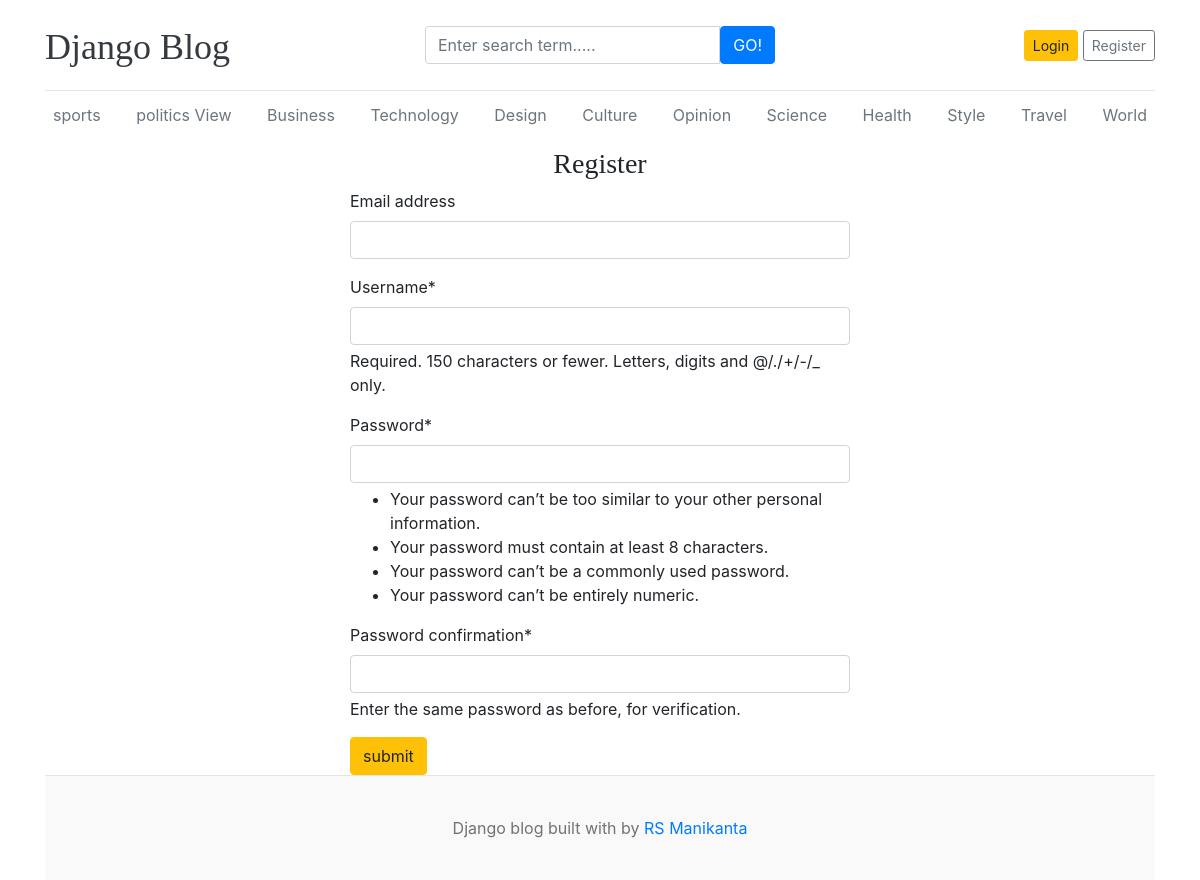
Screenshot of /register/ with the database file from the repository.
### blogs/models.py (models this page shows)
class Category(models.Model):
    category_name =models.CharField(max_length=50,unique=True)
    created_at =models.DateTimeField(auto_now_add=True)
    updated_at =models.DateTimeField(auto_now=True)
    class Meta:
        verbose_name_plural='categories'
    def __str__(self):
        return self.category_name

### blog_main/views.py (the view)
# urls.py: path('register/', views.register, name='register'),
def register(request):
    if request.method == 'POST':
        form = RegistrationForm(request.POST)
        if form.is_valid():
            form.save()
            return redirect('register')
        else:
            print(form.errors)
    else:
        form = RegistrationForm()
    context = {
        'form': form,
    }
    return render(request, 'register.html', context)

### blog_main/forms.py
class RegistrationForm(UserCreationForm):
    class Meta:
        model = User
        fields = ('email', 'username', 'password1', 'password2')

### blogs/context_processors.py (called while the page is built)
def get_categories(request):
    categories = Category.objects.all()
    return dict(categories=categories)

def get_social_links(request):
    social_links = SocialLink.objects.all()
    return dict(social_links=social_links)

### templates/register.html (shortened to what this page needs)
{% extends 'base.html' %}
 {% block content %}
 {% load crispy_forms_tags %}
 <h3 class="text-center">Register</h3>
 <form action="{% url 'register' %}" method="POST" style="width: 500px; margin: auto;">
    {{ form | crispy }}
    <button type="submit" class="btn btn-warning ">submit</button>
 </form>
{% endblock %}

### templates/base.html (shortened to what this page needs)
{% load static %}
<!DOCTYPE html>
<html lang="en">
<head>
    <link href="https://getbootstrap.com/docs/4.0/dist/css/bootstrap.min.css" rel="stylesheet">
    <link href="{% static 'css/blog.css' %}" rel="stylesheet">
    <link rel="stylesheet" href="https://cdnjs.cloudflare.com/ajax/libs/font-awesome/4.7.0/css/font-awesome.min.css">
  </head>
<body>
    <div class="container">
      <header class="blog-header py-3">
        <div class="row flex-nowrap justify-content-between align-items-center">
          <div class="col-4 pt-1">
            <a class="blog-header-logo text-dark" href="/">Django Blog</a>
          </div>
          <div class="col-4">
            <form action="{% url 'search' %}" method="GET">
            <div class="input-group">
              <input class="form-control" type="text" name="keyword" value="{{ keyword }}" placeholder="Enter search term....." aria-label="Enter Search term">
              <button type="submit" class="btn btn-primary" id="button-search" type="button">GO!</button>
            </div>
           </form>
          </div>
          <div class="col-4 d-flex justify-content-end align-items-center">
            {% if not user.is_authenticated %}
            <a class="btn btn-sm btn-warning" href="{% url 'login' %}">Login</a> &nbsp;
            <a class="btn btn-sm btn-outline-secondary" href="{% url 'register' %}">Register</a>
            {% else %}
            <span><a href="{% url 'dashboard' %}">Dashboard</a></span>
            &emsp;
            <span><a href="{% url 'logout' %}">Logout</a></span>
            {% endif %}
          </div>
        </div>
      </header>
      <div class="nav-scroller py-1 mb-2">
        <nav class="nav d-flex justify-content-between">
          {% for cat in categories %}
          <a class="p-2 text-muted" href="{% url 'posts_by_category' cat.id %}">{{ cat }}</a>
          {% endfor %}
        </nav>
      </div>
{% block content %}
{% endblock %}
 <footer class="blog-footer">
  <p>Django blog built with  by <a href="#">RS Manikanta </a></p>
</footer>
</body>
</html>

### blog_main/static/css/blog.css (style rules this page uses)
.blog-header { border-bottom: 1px solid #e5e5e5; }
.blog-header-logo { font-family: "Playfair Display", Georgia, "Times New Roman", serif; font-size: 2.25rem; }
h1, h2, h3, h4, h5, h6 { font-family: "Playfair Display", Georgia, "Times New Roman", serif; }
.blog-footer { padding: 2.5rem 0; color: #727272; text-align: center; background-color: #f9f9f9; border-top: .05rem solid #e5e5e5; }
.blog-footer p:last-child { margin-bottom: 0; }

### rows the page displays
Category: category_name "sports"
Category: category_name "politics View"
Category: category_name "Business"
Category: category_name "Technology"
Category: category_name "Design"
Category: category_name "Culture"
Category: category_name "Opinion"
Category: category_name "Science"
Category: category_name "Health"
Category: category_name "Style"
Category: category_name "Travel"
Category: category_name "World"
